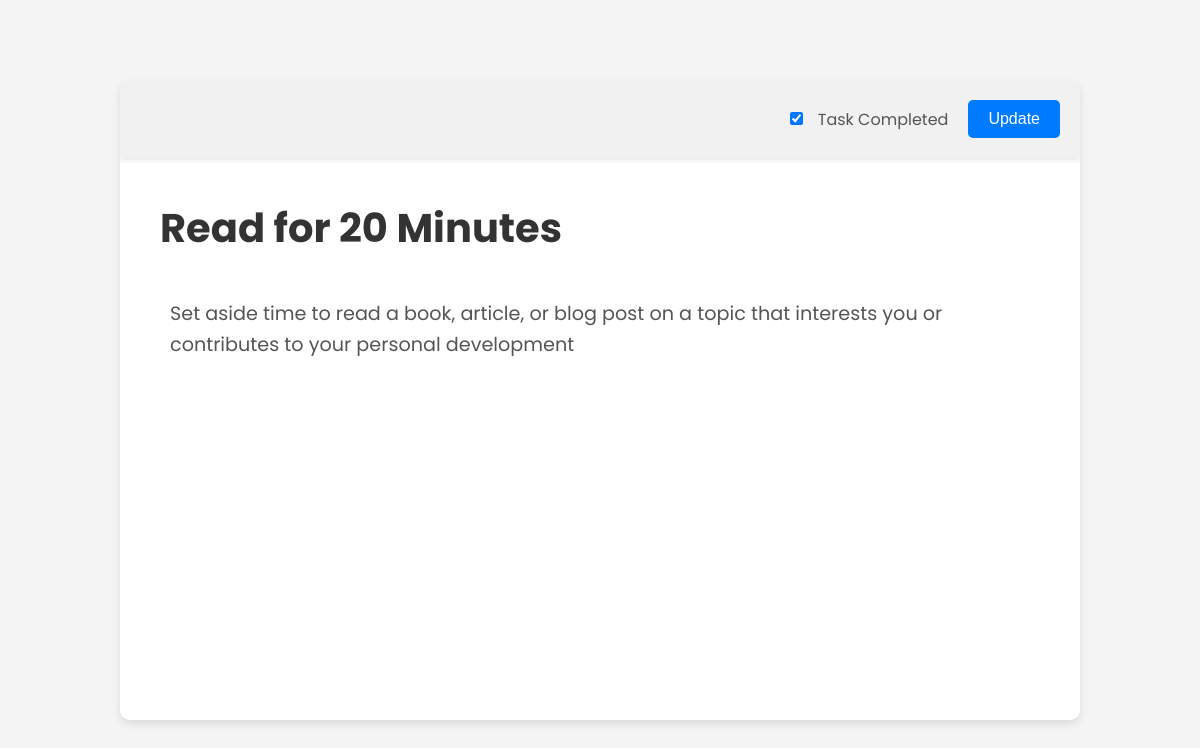
The page /update/15/ on the database its author committed.
### todos/models.py (models this page shows, shortened)
class Todo(models.Model):
    title = models.CharField(max_length=255, null=False, blank=False)
    description = models.TextField(null=False, blank=False)
    completed = models.BooleanField(default=False)
    created_at = models.DateTimeField(default=timezone.now)

### todos/views.py (the view)
# urls.py: path('update/<int:id>/', views.todo_form, name='update_todo_form'),
def todo_form(request, id=None):
    todo = None
    if id:
        todo = get_object_or_404(Todo, id=id)
    return render(request, 'todos/todo_form.html', {'todo': todo})

### todos/templates/todos/todo_form.html (shortened to what this page needs)
<!DOCTYPE html>
<html lang="en">
<head>
    {% load static %}
    <link rel="stylesheet" href="{% static 'add_form.css' %}">
</head>
<body>
    <div class="editor-container">
        <header>
            <div class="complete-check">
                <label for="completed">
                    <input type="checkbox" id="completed" name="completed" {% if todo and todo.completed %}checked{% endif %}>
                    Task Completed
                </label>
            </div>
            <button type="submit" class="submit-btn">{% if todo %}Update{% else %}Submit{% endif %}</button>
        </header>
        <div class="editor-content">
            <div contenteditable="true" class="title-area" id="title">{% if todo %}{{ todo.title }}{% endif %}</div>
            <div contenteditable="true" class="description-area" id="description">{% if todo %}{{ todo.description }}{% endif %}</div>
        </div>
    </div>
</body>
</html>

### todos/templates/static/add_form.css (style rules this page uses)
body, html { margin: 0; padding: 0; height: 100%; width: 100%; font-family: 'Poppins', sans-serif; background-color: #f4f4f4; display: flex; justify-content: center; align-items: center; }
.editor-container { display: flex; flex-direction: column; height: 80%; width: 80%; background-color: white; border-radius: 10px; box-shadow: 0 4px 8px rgba(0, 0, 0, 0.1); overflow: hidden; }
header { display: flex; justify-content: flex-end; padding: 20px; background-color: #f1f1f1; box-shadow: 0 2px 5px rgba(0, 0, 0, 0.1); }
.complete-check { display: flex; align-items: center; margin-right: 20px; }
.complete-check label { font-size: 1rem; color: #555; cursor: pointer; }
.complete-check input[type="checkbox"] { margin-right: 10px; }
.submit-btn { background-color: #007BFF; border: none; color: white; padding: 10px 20px; font-size: 1rem; cursor: pointer; border-radius: 5px; }
.editor-content { padding: 40px; display: flex; flex-direction: column; justify-content: flex-start; align-items: flex-start; flex-grow: 1; overflow: auto; }
.title-area { font-size: 2.5rem; font-weight: bold; margin-bottom: 20px; outline: none; width: 100%; padding-bottom: 10px; box-sizing: border-box; color: #333; border-bottom: 1px solid transparent; position: relative; }
.title-area:before { content: "Enter Title..."; color: #999; position: absolute; top: 0; left: 0; pointer-events: none; transition: all 0.3s ease; padding: 5px; font-size: 2.5rem; }
.title-area.has-content:before { display: none; }
.description-area { font-size: 1.2rem; line-height: 1.6; flex-grow: 1; width: 100%; outline: none; padding: 10px; box-sizing: border-box; background-color: transparent; color: #555; position: relative; }
.description-area:before { content: "Enter Description..."; color: #999; position: absolute; top: 0; left: 10px; pointer-events: none; transition: all 0.3s ease; padding: 5px; font-size: 1.2rem; }
.description-area.has-content:before { display: none; }

### rows shown on the page
Todo: completed "☑", title "Read for 20 Minutes", description "Set aside time to read a book, article, or blog post on a topic that interests you or contributes to your personal development"
